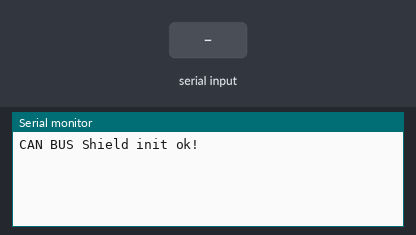
Bench run of a sketch on a simulated Arduino Uno, built with avr-gcc and run on an emulated ATmega328P. On the bench: the last lines printed to the serial monitor. Inputs (shaded band) come from the test bench.

Above: at 1.2 s.
1.3 s: "90,45\n" received over Serial
At 2.8 s:
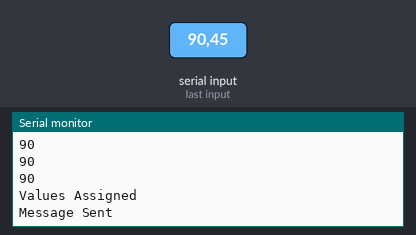
3.8 s: "30,150\n" received over Serial
At 5.9 s:
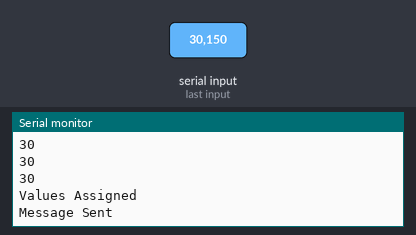

Measured:
- after the input at 1.3 s, the serial monitor: prints a new line after 1.0 s (image 1)
- after the input at 3.8 s, the serial monitor: prints a new line after 1.0 s (image 2)

The sketch:

CanBus_Transmitter.ino
```cpp
// Henry's Bench
// 1st CAN Network - CAN TRANSMIT

#include <mcp_can.h>
#include <SPI.h>


const int SPI_CS_PIN = 9;


long unsigned int RightArmID = 0x1881ABBA; // This format is typical of a 29 bit identifier.. the most significant digit is never greater than one.
long unsigned int LeftArmID = 0x1881AAAA;
//unsigned char rate[8] = {'r', 0, 0, 0, 0, 0, 0, 0};
unsigned char pos[8] = {'p',0,0,0,0,0,0,0};
unsigned char Stop[8] ={'s',0,0,0,0,0,0,0};

//LeftEblow Arduino is responsible for middle index thumb ring little bicep
//At pins 3,5,6,9,10,11
//We need to send six servo values to this arduino

unsigned char LeftArm [6] = {0,0,0,0,0,65};


//Left Shoulder is responsible for Flex and Circumduction
//At pins 10 and 11 respectively

unsigned char LeftShoulder [2] = {0,90};


//Head and Transmitter Arduinio is responsible for Head movement Pan and Tilt and CAN msg distribution
//At Pins 3 and 5

unsigned char Head [2] = {50,90};

//Right Shoulder is responsible for Flex and Circumduction
//At pins 10 and 11 respectively

unsigned char RightShoulder [2] = {0,90};

//RightArm Arduino is responsible for
//At pins???????????????????????????
//We need to send six servo values to this arduino

unsigned char RightArm [6] = {0,0,0,0,0,65};

//Now we need an array for all the values combined as recieved from C#

unsigned char AllPos [22] = {10,0,0,0,100,0,0,0,0,0,0,0,0,0,0,0,0,0,0,0,0,0};


int val;
int led = 13; // the pin the LED is connected to


//Construct a MCP_CAN Object and set Chip Select to 10.

MCP_CAN CAN(SPI_CS_PIN);

void PrintMovements ()
{
       for(int i = 1; i<8; i++)    // print the data
        {
          Serial.print("Servo");
          Serial.print(i);
          Serial.print("Servo Position");
          Serial.print(pos[i]);
          //Serial.print("Servo Rate");
          //Serial.print(rate[i]);
          Serial.println();
          //myservo.write(buf[i]);              // tell servo to go to position in variable 'pos'
          delay(30);
        }
}

void setMovement(int servo, char p, char r)
{
  pos[servo] = p;
  //rate[servo] = r;
}


void setup()
{
//    pinMode(led, OUTPUT); // Declare the LED as an output
   Serial.begin(115200);
//
    while (CAN_OK != CAN.begin(CAN_250KBPS))              // init can bus : baudrate = 250K
    {
        Serial.println("CAN BUS Module Failed to Initialized");
        Serial.println("Retrying....");
        delay(200);
    }
    Serial.println("CAN BUS Shield init ok!");
    digitalWrite(led, HIGH); // Turn the LED on


}


void loop()
{
}// End of Loop

//"Tilt", "Pan","LFlex", "LAdd","LCirc", "LBicep", "LWrist", "LThumb", "LIndex","LMiddle", "LRing", "LLittle", "Flex", "Add","Circ", "Bicep", "Wrist", "Thumb", "Index","Middle", "Ring", "Little"

void Decode (String msgIn)
{
  String msg = msgIn;
  //msg.remove(msg.lastIndexOf("1"));

//   #35#85#0#0#110#65#0#0#0#0#0#0#0#0#110#65#0#0#0#0#0#0
   int arraySize = sizeof(AllPos) / sizeof(AllPos[0]);

   for(int i = arraySize; i>0; i--)    // print the data
     {

          String msgRemainder = msg;
          //Serial.println("Msg at start" + msgRemainder);
          msgRemainder.remove(msgRemainder.lastIndexOf("#"));
          //Serial.println("Trimmed Msg " + msgRemainder);
          String target = msg;
          target.remove(0,target.lastIndexOf("#")+1);

          //Serial.println("Target" + target);
          //Serial.println(target.toInt());


          UpdateAllPos(i-1,target.toInt());
          msg = msgRemainder;
       }

      PrintAllPos();
}


void serialEvent()
{
   String incommingMsg = Serial.readString();
   Decode(incommingMsg);
   AsignValues();
   DistributeMsgs ();
}

void UpdateAllPos(int i , int p)
{
  char y = p;
  AllPos[i] = y;
}

void PrintAllPos()
{
    for(int i = 0; i < 22; i++)
    {
      Serial.println(AllPos[i]);
    }
}


//"Tilt", "Pan","LFlex", "LAdd","LCirc", "LBicep", "LWrist", "LThumb", "LIndex","LMiddle", "LRing", "LLittle", "Flex", "Add","Circ", "Bicep", "Wrist", "Thumb", "Index","Middle", "Ring", "Little"
void AsignValues ()
{

Head[0] = AllPos[1];//Pan
Head[1] = AllPos[0];//Tilt
LeftShoulder[0] = AllPos[2];//LFLex
LeftShoulder[1] = AllPos[4];//LCirc
LeftArm[0] = AllPos[5];//LBicep
LeftArm[1] = AllPos[7];//LThumb
LeftArm[2] = AllPos[8];//LIndex
LeftArm[3] = AllPos[9];//LMiddle
LeftArm[4] = AllPos[10];//LRing
LeftArm[5] = AllPos[11];//LLittle
RightShoulder[0] = AllPos[12];//RFlex
RightShoulder[1]= AllPos[14];//RCirc
RightArm[0] = AllPos[15];//LBicep
RightArm[1] = AllPos[17];//LThumb
RightArm[2] = AllPos[18];//LIndex
RightArm[3] = AllPos[19];//LMiddle
RightArm[4] = AllPos[20];//LRing
RightArm[5] = AllPos[21];//LLittle
Serial.println("Values Assigned");
}

void DistributeMsgs ()
{
    CAN.sendMsgBuf(RightArmID,1, 6, RightArm);
    CAN.sendMsgBuf(LeftArmID,1,6, LeftArm);
    Serial.println("Message Sent");
}
```
